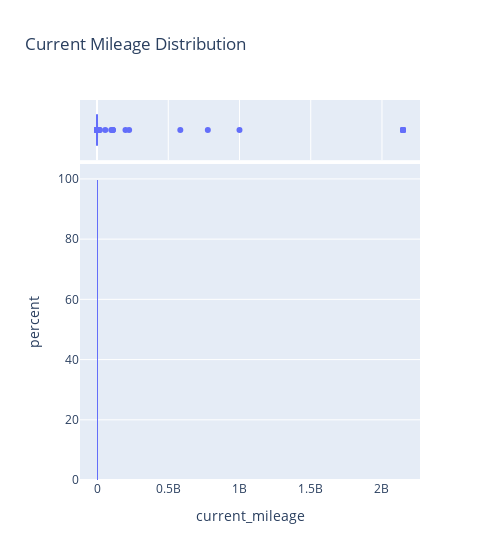

Notebook source saved alongside this figure:
### Markdown cell above
### Let's check the outliers

### Code cell
#see the stats of the current mileage

fig = px.histogram(
    data_frame=my_data,
    x='current_mileage',
    title='Current Mileage Distribution',
    histnorm='percent',
    width=500,
    marginal='box',
)
fig.show()

# we will remove the outliers

### Figure 1 — Plotly figure (JSON) as saved in the notebook; plotly's stock layout.template omitted (floating-point values rounded to 4 significant figures; data arrays with more than 128 entries replaced by an {"elided": "..."} marker saying what was removed)
{"data": [{"alignmentgroup": "True", "bingroup": "x", "histnorm": "percent", "hovertemplate": "current_mileage=%{x}<br>percent=%{y}<extra></extra>", "legendgroup": "", "marker": {"color": "#636efa", "pattern": {"shape": ""}}, "name": "", "offsetgroup": "", "orientation": "v", "showlegend": false, "type": "histogram", "x": {"elided": "10697 int values"}, "xaxis": "x", "yaxis": "y"}, {"alignmentgroup": "True", "hovertemplate": "current_mileage=%{x}<extra></extra>", "legendgroup": "", "marker": {"color": "#636efa"}, "name": "", "notched": true, "offsetgroup": "", "showlegend": false, "type": "box", "x": {"elided": "10697 int values"}, "xaxis": "x2", "yaxis": "y2"}], "layout": {"barmode": "relative", "legend": {"tracegroupgap": 0}, "title": {"text": "Current Mileage Distribution"}, "width": 500, "xaxis": {"anchor": "y", "domain": [0, 1], "title": {"text": "current_mileage"}}, "xaxis2": {"anchor": "y2", "domain": [0, 1], "matches": "x", "showgrid": true, "showticklabels": false}, "yaxis": {"anchor": "x", "domain": [0, 0.8316], "title": {"text": "percent"}}, "yaxis2": {"anchor": "x2", "domain": [0.8416, 1], "matches": "y2", "showgrid": false, "showline": false, "showticklabels": false, "ticks": ""}}}
